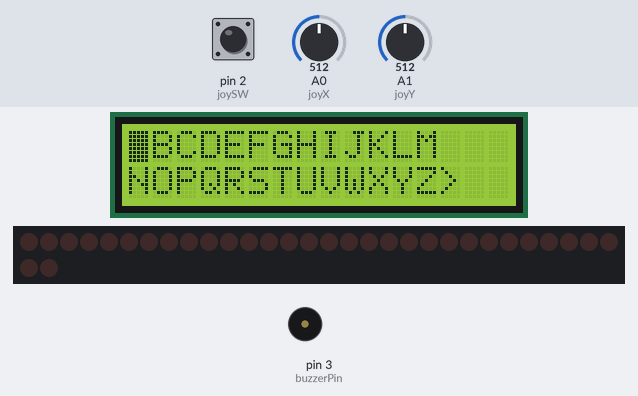
The sketch below on a simulated Arduino Uno, built with avr-gcc and run on an emulated ATmega328P. On the bench: 16×2 character LCD, 32 shift-register outputs drawn as a row of LEDs (first output left, lit = HIGH), buzzer (waves = sounding). The test bench sets the inputs (shaded band); at power-on: pin 2 (joySW) HIGH, A0 (joyX) = 512, A1 (joyY) = 512. Random numbers use the default seed unless the sketch sets one.

Above: at 1.2 s.
1.3 s: pin 2 (joySW) pulled LOW for 0.15 s
At 1.9 s:
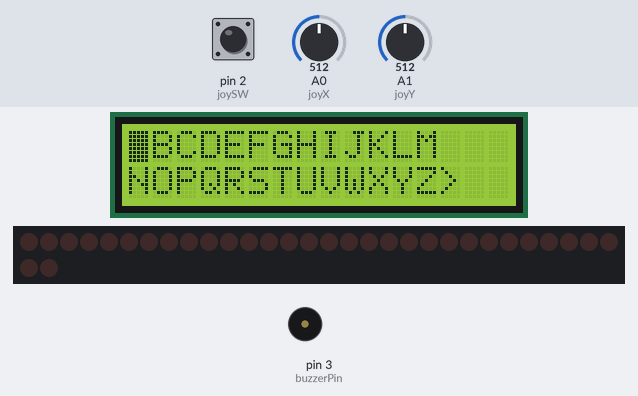
2.9 s: A0 (joyX) set to 710
At 3.03 s:
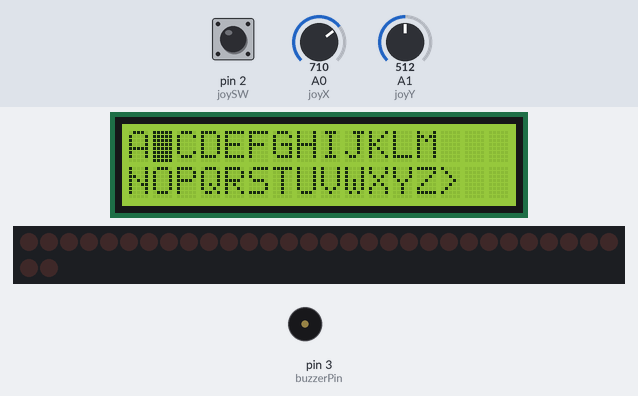
4.4 s: A1 (joyY) set to 710
At 4.68 s:
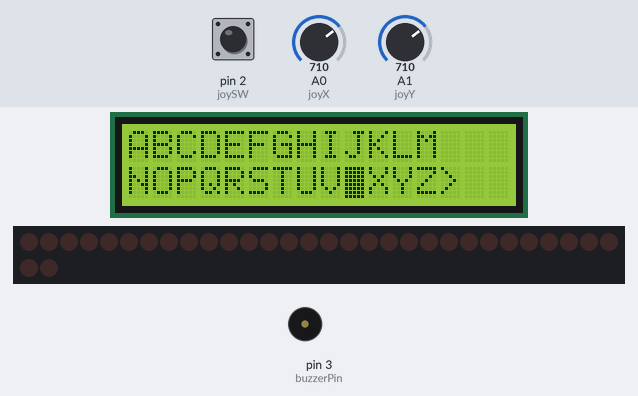
7.4 s: A1 (joyY) set to 122
At 7.71 s:
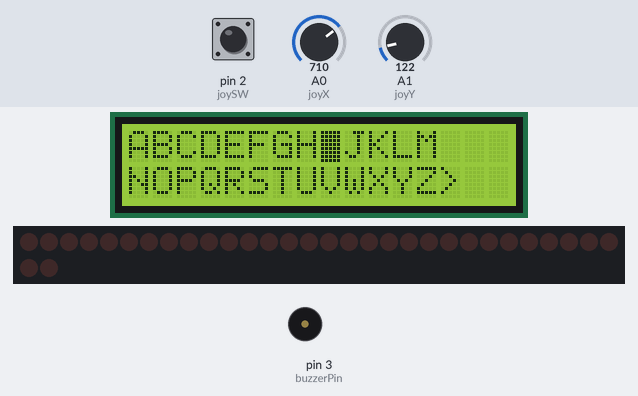
10.4 s: A0 (joyX) set to 691
13.4 s: A0 (joyX) set to 716
At 13.98 s:
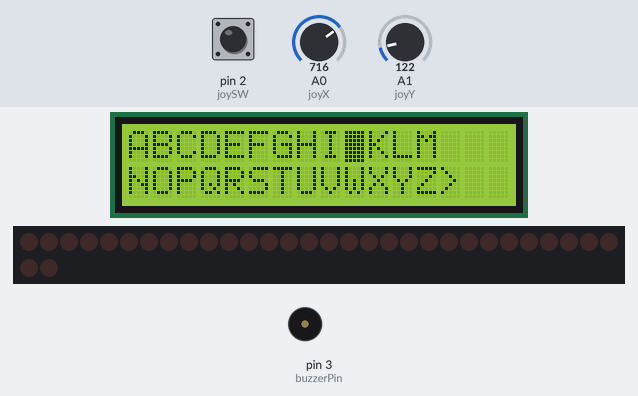
Timing chart, 0 to 16.4 s (numbered marks = the images above; inputs shaded):
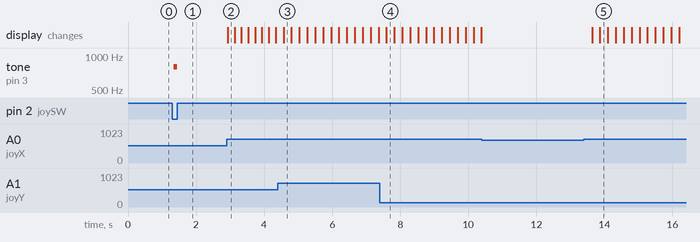

The sketch:

final_code.ino
```cpp
// To develop the code, we drew on the materials provided in the seminar
// while also leveraging the support of ChatGPT to effectively bring our ideas to life.

#include <Wire.h>
#include <LiquidCrystal_I2C.h>

// LCD
LiquidCrystal_I2C lcd(0x27, 16, 2);

// SHIFT REGISTER
const int dataPin  = 11;
const int clockPin = 12;
const int latchPin = 13;

uint32_t ledState = 0;

// JOYSTICK
const int joyX = A0;
const int joyY = A1;
const int joySW = 2;

// BUZZER
const int buzzerPin = 3;

// LED MAPPING
const byte letterToLed[26] = {
  29,27,26,24,21,19,17,16,28,13,11,25,9,
  20,4,18,2,14,12,10,8,6,5,3,1,0
};

// CURSOR
int cursorX = 0;
int cursorY = 0;

// MESSAGE
int message[32];
int messageLength = 0;

// TIMING
unsigned long lastMove = 0;

// SETUP
void setup() {
  pinMode(dataPin, OUTPUT);
  pinMode(clockPin, OUTPUT);
  pinMode(latchPin, OUTPUT);
  pinMode(joySW, INPUT_PULLUP);
  pinMode(buzzerPin, OUTPUT);

  lcd.init();
  lcd.backlight();
  lcd.noBlink();

  randomSeed(analogRead(A2));
  clearLEDs();
  drawAlphabet();
}

// LOOP
void loop() {
  handleJoystick();
  handleButton();
}

// JOYSTICK
void handleJoystick() {

  int x = analogRead(joyX);
  int y = analogRead(joyY);

  if (millis() - lastMove > 200) {

    if (x < 300) {
      cursorX--;
      if (cursorX < 0) cursorX = (cursorY == 1 ? 13 : 12);
      lastMove = millis();
      drawAlphabet();
    }

    if (x > 700) {
      cursorX++;
      if (cursorY == 0 && cursorX > 12) cursorX = 0;
      if (cursorY == 1 && cursorX > 13) cursorX = 0;
      lastMove = millis();
      drawAlphabet();
    }

    if (y < 300) {
      cursorY = 0;
      if (cursorX > 12) cursorX = 12;
      lastMove = millis();
      drawAlphabet();
    }

    if (y > 700) {
      cursorY = 1;
      lastMove = millis();
      drawAlphabet();
    }
  }
}

// BUTTON
void handleButton() {

  if (digitalRead(joySW) == LOW) {
    delay(50);

    if (cursorY == 1 && cursorX == 13) {
      sendMessage();
    } else {
      addLetter();
    }

    while (digitalRead(joySW) == LOW);
  }
}

// DISPLAY
void drawAlphabet() {

  lcd.clear();

  lcd.setCursor(0, 0);
  for (int i = 0; i < 13; i++) {
    lcd.print(char('A' + i));
  }

  lcd.setCursor(0, 1);
  for (int i = 13; i < 26; i++) {
    lcd.print(char('A' + i));
  }

  lcd.setCursor(13, 1);
  lcd.print(">");

  lcd.setCursor(cursorX, cursorY);
  lcd.blink();
}

// ADD LETTER
void addLetter() {
  int letterIndex = cursorY * 13 + cursorX;

  if (letterIndex < 26 && messageLength < 32) {
    message[messageLength++] = letterIndex;
    tone(buzzerPin, 800, 100);
  }
}

// SEND MESSAGE
void sendMessage() {

  lcd.clear();
  lcd.print("Sending...");
  tone(buzzerPin, 1200, 200);
  delay(800);

  playMessage();
  chaosMode(5000);

  messageLength = 0;
  drawAlphabet();
}

// LED CONTROL
void turnOnLED(int letterIndex) {
  ledState = 0;
  ledState |= (1UL << letterToLed[letterIndex]);
  updateShiftRegister();
}

void clearLEDs() {
  ledState = 0;
  updateShiftRegister();
}

void updateShiftRegister() {
  digitalWrite(latchPin, LOW);
  shiftOut(dataPin, clockPin, MSBFIRST, (ledState >> 24) & 0xFF);
  shiftOut(dataPin, clockPin, MSBFIRST, (ledState >> 16) & 0xFF);
  shiftOut(dataPin, clockPin, MSBFIRST, (ledState >> 8) & 0xFF);
  shiftOut(dataPin, clockPin, MSBFIRST, ledState & 0xFF);
  digitalWrite(latchPin, HIGH);
}

// PLAYBACK
void playMessage() {

  clearLEDs();
  delay(500);

  for (int i = 0; i < messageLength; i++) {

    int freq = 400 + (message[i] * 20);

    turnOnLED(message[i]);
    tone(buzzerPin, freq, 300);

    delay(700);
    clearLEDs();
    delay(200);
  }
}

// CHAOS MODE
void chaosMode(int durationMs) {

  unsigned long start = millis();

  while (millis() - start < durationMs) {

    int rndLetter = random(0, 26);
    int rndFreq = random(200, 2000);
    int rndDelay = random(50, 200);

    turnOnLED(rndLetter);
    tone(buzzerPin, rndFreq);

    delay(rndDelay);
  }

  noTone(buzzerPin);
  clearLEDs();
}
```

Measured:
- after the input at 1.3 s, tone on pin 3 (buzzerPin): silent → 800 Hz after 0.05 s, → silent 0.10 s later
- after the input at 2.9 s, the display: changes at once (image 2)
- after the input at 10.4 s, every drawn part: stays the same
- after the input at 13.4 s, the display: first changes after 0.24 s (image 5 shows a later state)
